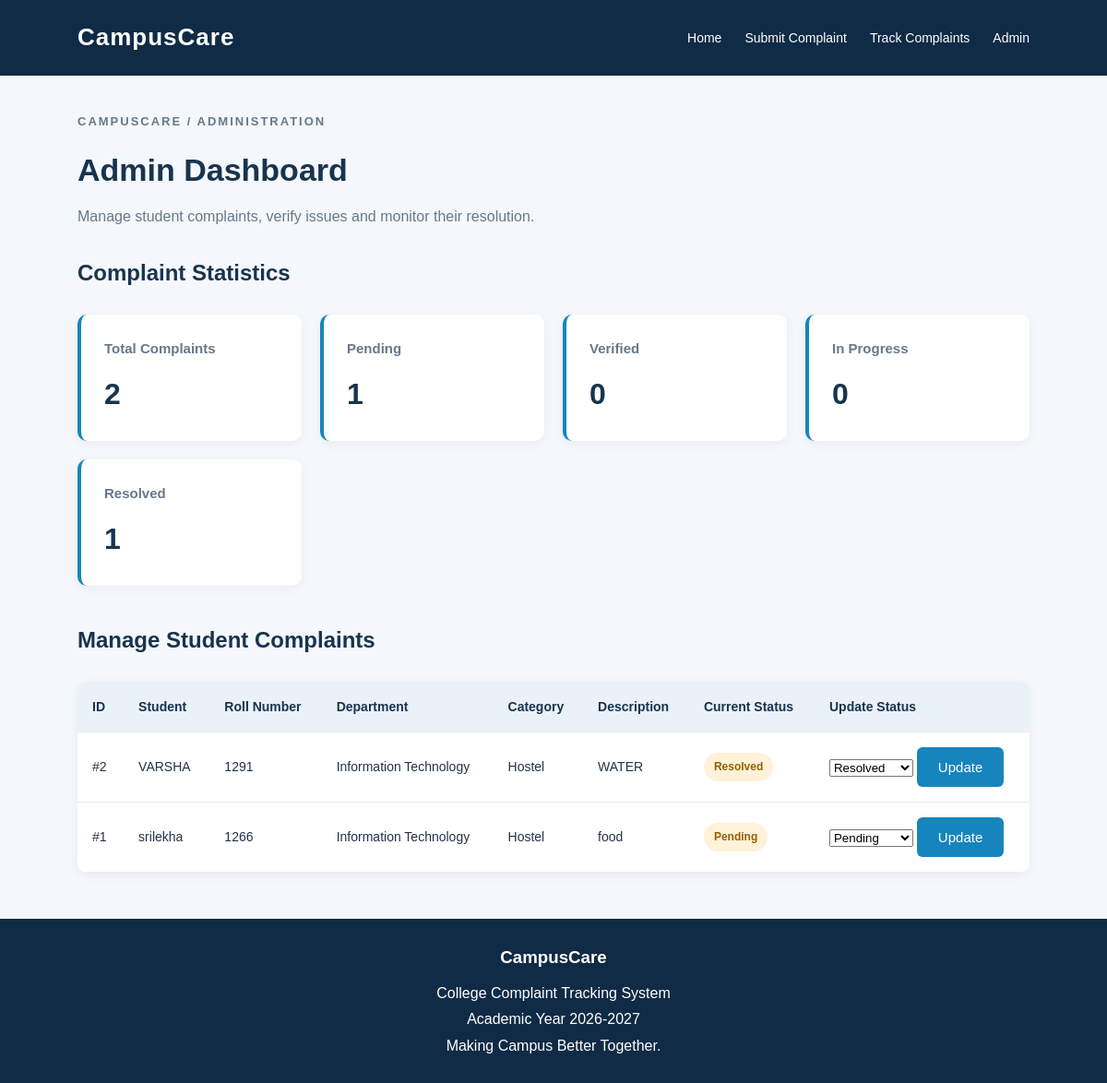
The page /admin on the database its author committed.
### tables this page shows
CREATE TABLE complaints (
            id INTEGER PRIMARY KEY AUTOINCREMENT,
            student_name TEXT NOT NULL,
            roll_number TEXT NOT NULL,
            department TEXT NOT NULL,
            category TEXT NOT NULL,
            description TEXT NOT NULL,
            status TEXT DEFAULT 'Pending',
            created_at TIMESTAMP DEFAULT CURRENT_TIMESTAMP
        );

### app.py (the view)
@app.route("/admin")
def admin_dashboard():
    conn = get_db_connection()
    complaints = conn.execute("""
        SELECT * FROM complaints
        ORDER BY id DESC
    """).fetchall()
    total = conn.execute(
        "SELECT COUNT(*) FROM complaints"
    ).fetchone()[0]
    pending = conn.execute(
        "SELECT COUNT(*) FROM complaints WHERE status = 'Pending'"
    ).fetchone()[0]
    verified = conn.execute(
        "SELECT COUNT(*) FROM complaints WHERE status = 'Verified'"
    ).fetchone()[0]
    in_progress = conn.execute(
        "SELECT COUNT(*) FROM complaints WHERE status = 'In Progress'"
    ).fetchone()[0]
    resolved = conn.execute(
        "SELECT COUNT(*) FROM complaints WHERE status = 'Resolved'"
    ).fetchone()[0]
    conn.close()
    return render_template(
        "admin.html",
        complaints=complaints,
        total=total,
        pending=pending,
        verified=verified,
        in_progress=in_progress,
        resolved=resolved
    )

### app.py (called while the page is built)
def get_db_connection():
    conn = sqlite3.connect(DATABASE)
    conn.row_factory = sqlite3.Row
    return conn

### templates/admin.html (shortened to what this page needs)
{% extends "base.html" %}
{% block content %}
<section class="page-heading">
    <p class="eyebrow">CAMPUSCARE / ADMINISTRATION</p>
    <h1>Admin Dashboard</h1>
    <p>
        Manage student complaints, verify issues
        and monitor their resolution.
    </p>
</section>
<h2>Complaint Statistics</h2>
<section class="stats">
    <div class="stat-card">
        <h3>Total Complaints</h3>
        <p>{{ total }}</p>
    </div>
    <div class="stat-card">
        <h3>Pending</h3>
        <p>{{ pending }}</p>
    </div>
    <div class="stat-card">
        <h3>Verified</h3>
        <p>{{ verified }}</p>
    </div>
    <div class="stat-card">
        <h3>In Progress</h3>
        <p>{{ in_progress }}</p>
    </div>
    <div class="stat-card">
        <h3>Resolved</h3>
        <p>{{ resolved }}</p>
    </div>
</section>
<section class="complaints-section">
    <h2>Manage Student Complaints</h2>
    {% if complaints %}
    <div class="table-container">
        <table>
            <thead>
                <tr>
                    <th>ID</th>
                    <th>Student</th>
                    <th>Roll Number</th>
                    <th>Department</th>
                    <th>Category</th>
                    <th>Description</th>
                    <th>Current Status</th>
                    <th>Update Status</th>
                </tr>
            </thead>
            <tbody>
                {% for complaint in complaints %}
                <tr>
                    <td>#{{ complaint.id }}</td>
                    <td>{{ complaint.student_name }}</td>
                    <td>{{ complaint.roll_number }}</td>
                    <td>{{ complaint.department }}</td>
                    <td>{{ complaint.category }}</td>
                    <td>{{ complaint.description }}</td>
                    <td>
                        <span class="status">
                            {{ complaint.status }}
                        </span>
                    </td>
                    <td>
                        <form
                            method="POST"
                            action="{{ url_for('update_complaint_status', complaint_id=complaint.id) }}"
                        >
                            <select name="status" required>
                                <option value="Pending"
                                    {% if complaint.status == 'Pending' %}selected{% endif %}>
                                    Pending
                                </option>
                                <option value="Resolved"
                                    {% if complaint.status == 'Resolved' %}selected{% endif %}>
                                    Resolved
                                </option>
                            </select>
                            <button type="submit" class="btn">
                                Update
                            </button>
                        </form>
                    </td>
                </tr>
                {% endfor %}
            </tbody>
        </table>
    </div>
    {% else %}
    <div class="empty">
        <h3>No Complaints Available</h3>
        <p>Student complaints will appear here after submission.</p>
    </div>
    {% endif %}
</section>
{% endblock %}

### static/style.css (style rules this page uses)
* { margin: 0; padding: 0; box-sizing: border-box; }
body { font-family: Arial, Helvetica, sans-serif; background-color: #f4f7fb; color: #243247; line-height: 1.6; }
.eyebrow { color: #80d3ed; font-size: 13px; margin-bottom: 15px; letter-spacing: 2px; font-weight: bold; }
.btn { display: inline-block; background-color: #1685bd; color: white; padding: 13px 23px; border: none; border-radius: 6px; text-decoration: none; cursor: pointer; font-size: 15px; transition: 0.3s; }
h2 { margin: 25px 0; color: #18344e; }
.stats { display: grid; grid-template-columns: repeat(4, 1fr); gap: 20px; margin-bottom: 40px; }
.stat-card { background-color: white; padding: 25px; border-radius: 10px; border-left: 4px solid #1685bd; box-shadow: 0 3px 12px #0000000d; transition: 0.3s; }
.stat-card h3 { font-size: 15px; color: #68788a; }
.stat-card p { font-size: 32px; font-weight: bold; margin-top: 12px; color: #18344e; }
.page-heading { margin-bottom: 30px; }
.page-heading h1 { font-size: 34px; margin-bottom: 10px; color: #18344e; }
.page-heading p { color: #68788a; }
.table-container { overflow-x: auto; background-color: white; border-radius: 10px; box-shadow: 0 3px 12px #0000000d; }
table { width: 100%; border-collapse: collapse; min-width: 650px; }
th, td { padding: 16px; text-align: left; border-bottom: 1px solid #e7edf3; font-size: 14px; }
th { background-color: #eaf1f7; color: #18344e; }
.status { display: inline-block; background-color: #fff2d8; color: #936000; padding: 6px 11px; border-radius: 20px; font-size: 12px; font-weight: bold; }

### rows shown on the page
complaints: id "2", student_name "VARSHA", roll_number "1291", department "Information Technology", category "Hostel", description "WATER", status "Resolved"
complaints: id "1", student_name "srilekha", roll_number "1266", department "Information Technology", category "Hostel", description "food", status "Pending"

### other values the page prints
{{ total }} "2"
{{ pending }} "1"
{{ verified }} "0"
{{ in_progress }} "0"
{{ resolved }} "1"
